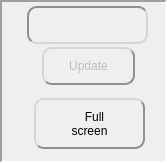
   <widget class="QFrame" name="frame_3d_update">
    <property name="geometry">
     <rect>
      <x>825</x>
      <y>32</y>
      <width>167</width>
      <height>163</height>
     </rect>
    </property>
    <property name="frameShape">
     <enum>QFrame::Panel</enum>
    </property>
    <property name="frameShadow">
     <enum>QFrame::Sunken</enum>
    </property>
    <property name="lineWidth">
     <number>2</number>
    </property>
    <widget class="QPushButton" name="button_3d_update">
     <property name="enabled">
      <bool>false</bool>
     </property>
     <property name="geometry">
      <rect>
       <x>42</x>
       <y>47</y>
       <width>93</width>
       <height>38</height>
      </rect>
     </property>
     <property name="cursor">
      <cursorShape>PointingHandCursor</cursorShape>
     </property>
     <property name="focusPolicy">
      <enum>Qt::NoFocus</enum>
     </property>
     <property name="toolTip">
      <string>&lt;html&gt;&lt;head/&gt;&lt;body&gt;&lt;p&gt;When the 3D scene rendering is manual, press this button to update the view&lt;/p&gt;&lt;/body&gt;&lt;/html&gt;</string>
     </property>
     <property name="styleSheet">
      <string notr="true">QPushButton {
	background: qlineargradient(x1: 0, y1: 0, x2: 0, y2: 1,
                                      stop: 0 #FFFFFF, stop: 1 #E0E0E0);
	border-radius: 10px;
	border: 2px outset #8f8f91;
	color rgb(0,0,0);
}
QPushButton:pressed {
	border: 2px inset #8f8f91;
}
QToolTip {
    border:2px solid black;
	padding:5px;
	background-color:rgb(64,64,64);
	color:white;
	font-size: 14px;
}</string>
     </property>
     <property name="text">
      <string>Update</string>
     </property>
     <property name="icon">
      <iconset>
       <normalon>:/icons/3d.png</normalon>
      </iconset>
     </property>
     <property name="iconSize">
      <size>
       <width>28</width>
       <height>28</height>
      </size>
     </property>
    </widget>
    <widget class="QPushButton" name="checkBox_3d_realtime">
     <property name="geometry">
      <rect>
       <x>27</x>
       <y>6</y>
       <width>121</width>
       <height>38</height>
      </rect>
     </property>
     <property name="cursor">
      <cursorShape>PointingHandCursor</cursorShape>
     </property>
     <property name="focusPolicy">
      <enum>Qt::NoFocus</enum>
     </property>
     <property name="toolTip">
      <string>&lt;html&gt;&lt;head/&gt;&lt;body&gt;&lt;p&gt;When activated, compute the 3D scene in real-time.&lt;/p&gt;&lt;p&gt;When off, you will have to press the &amp;quot;Update&amp;quot; button to render the 3D scene manually&lt;/p&gt;&lt;/body&gt;&lt;/html&gt;</string>
     </property>
     <property name="styleSheet">
      <string notr="true">QPushButton {
	background: qlineargradient(x1: 0, y1: 0, x2: 0, y2: 1,
                                      stop: 0 #FFFFFF, stop: 1 #E0E0E0);
	border-radius: 10px;
	border: 2px outset #8f8f91;
	color rgb(0,0,0);
}
QPushButton:checked {
	border: 2px inset #8f8f91;
}
QToolTip {
    border:2px solid black;
	padding:5px;
	background-color:rgb(64,64,64);
	color:white;
	font-size: 14px;
}</string>
     </property>
     <property name="text">
      <string/>
     </property>
     <property name="icon">
      <iconset resource="resources.qrc">
       <normaloff>:/icons/3d-manual.png</normaloff>
       <normalon>:/icons/3d-realtime.png</normalon>:/icons/3d-manual.png</iconset>
     </property>
     <property name="iconSize">
      <size>
       <width>56</width>
       <height>28</height>
      </size>
     </property>
     <property name="checkable">
      <bool>true</bool>
     </property>
     <property name="checked">
      <bool>true</bool>
     </property>
    </widget>
    <widget class="QPushButton" name="checkBox_3d_fullscreen">
     <property name="geometry">
      <rect>
       <x>34</x>
       <y>98</y>
       <width>111</width>
       <height>51</height>
      </rect>
     </property>
     <property name="cursor">
      <cursorShape>PointingHandCursor</cursorShape>
     </property>
     <property name="focusPolicy">
      <enum>Qt::NoFocus</enum>
     </property>
     <property name="toolTip">
      <string>&lt;html&gt;&lt;head/&gt;&lt;body&gt;&lt;p&gt;View the 3D scene in fullscreen mode.&lt;/p&gt;&lt;p&gt;Press &amp;quot;ESC&amp;quot; to return to windowed mode&lt;/p&gt;&lt;/body&gt;&lt;/html&gt;</string>
     </property>
     <property name="layoutDirection">
      <enum>Qt::LeftToRight</enum>
     </property>
     <property name="autoFillBackground">
      <bool>false</bool>
     </property>
     <property name="styleSheet">
      <string notr="true">QPushButton {
	background: qlineargradient(x1: 0, y1: 0, x2: 0, y2: 1,
                                      stop: 0 #FFFFFF, stop: 1 #E0E0E0);
	border-radius: 10px;
	border: 2px outset #8f8f91;
	color rgb(0,0,0);
}
QPushButton:pressed {
	border: 2px inset #8f8f91;
}
QToolTip {
    border:2px solid black;
	padding:5px;
	background-color:rgb(64,64,64);
	color:white;
	font-size: 14px;
}</string>
     </property>
     <property name="text">
      <string>   Full
screen</string>
     </property>
     <property name="icon">
      <iconset>
       <normalon>:/icons/3d-window.png</normalon>
      </iconset>
     </property>
     <property name="iconSize">
      <size>
       <width>28</width>
       <height>28</height>
      </size>
     </property>
     <property name="checkable">
      <bool>true</bool>
     </property>
    </widget>
   </widget>
